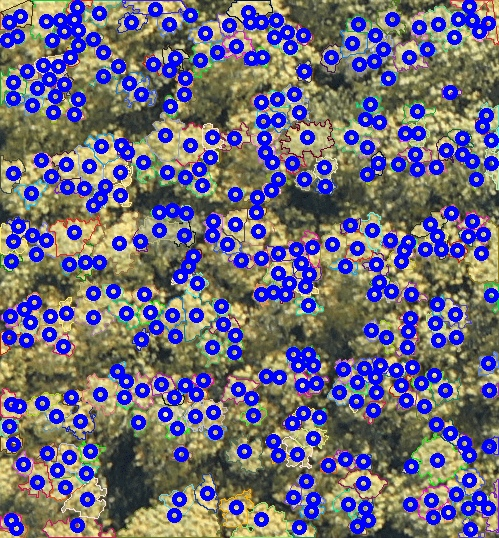
#> input picture gallery/using_watershed_wih_reduce_footprint_size.jpg, 499 x 538 px
$ python -i watershed.py   (imports and definitions only)   (older library calls are emulated)
#> lines starting #> are read from the running program, lines starting #| are printed output that depends on the picture; after the words box and inside, x2 and y2 are one past the last pixel; in counts of white or black regions, pixels touching at a corner belong together
#> further down, picture is the input picture: shape (538, 499, 3); mean B, G, R 125.4, 105.8, 109.9
import numpy as np
from skimage.segmentation import watershed
from skimage.feature import peak_local_max
from skimage import morphology
from scipy import ndimage
from skimage.filters import rank
import cv2
from skimage.morphology import rectangle
from skimage.measure import find_contours


def count_trees_on_image(image, min_area=100, d=8, sigmaColor=40, sigmaSpace=40, footprintSize=(43, 43)):
    """Find crowns of trees with help algorithm watershed

    :param image: numpy array
        image on which need search crowns of trees
    :param min_area: int
        min area of crown
        crown not recognized as a tree if its crown is less then this value
    :param d: int
        value of parameter d for bilateralFilter
    :param sigmaColor: int
        value of parameter sigmaColor for bilateralFilter
    :param sigmaSpace: int
        value of parameter sigmaSpace for bilateralFilter
    :param footprintSize: tuple of int
        size of space on which need to search local maximum
    :return:
        count detected crowns of trees and shapes of crowns as list of numpy arrays
    """
#> called with min_area = 100, d = 8, sigmaColor = 40, sigmaSpace = 40, footprintSize = (43, 43)
    image = image.copy()

    filtering_image = cv2.bilateralFilter(image, d, sigmaColor, sigmaSpace)

    if filtering_image.ndim == 3:
        nir_image = filtering_image[:, :, 0]
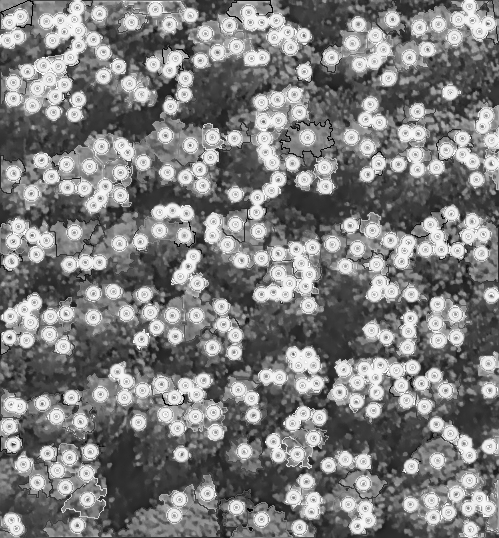
#> nir_image: shape (538, 499); min 0, max 255, mean 125.5
    else:
        raise Exception("One dimension image")

    selem = rectangle(100, 100)
    local_otsu = rank.otsu(nir_image, selem)
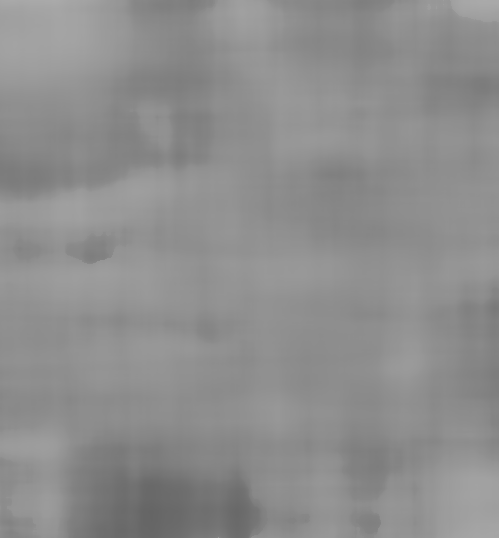
#> local_otsu: shape (538, 499); min 101, max 170, mean 141.6
    binary_image = nir_image > local_otsu
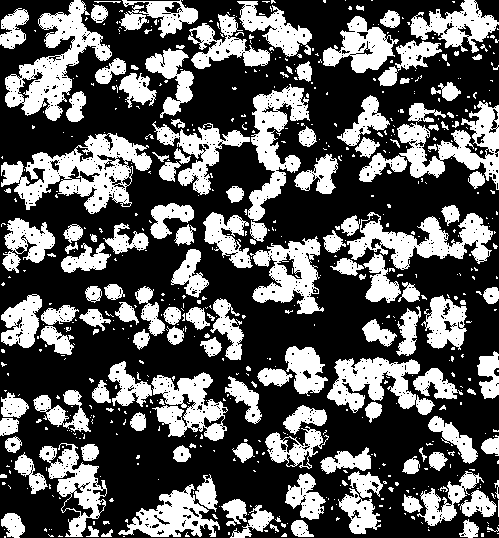
#> binary_image: shape (538, 499) bool; 36.1% white; 639 white regions (486 under 20 px), largest, box (x1, y1, x2, y2) and area: (1, 133, 152, 214) 5414, (5, 0, 112, 121) 4579, (347, 212, 493, 270) 3628

    distance = ndimage.distance_transform_edt(binary_image)
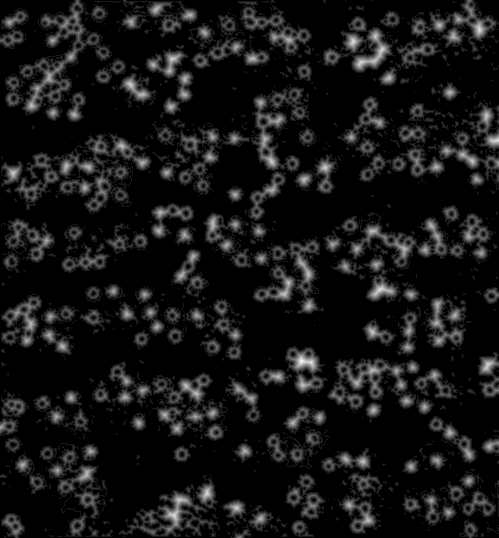
#> distance: shape (538, 499) float64; min 0, max 10.2, mean 0.855; drawn with min black and max white
    local_maxi = peak_local_max(distance, indices=False, footprint=np.ones(footprintSize), labels=binary_image)
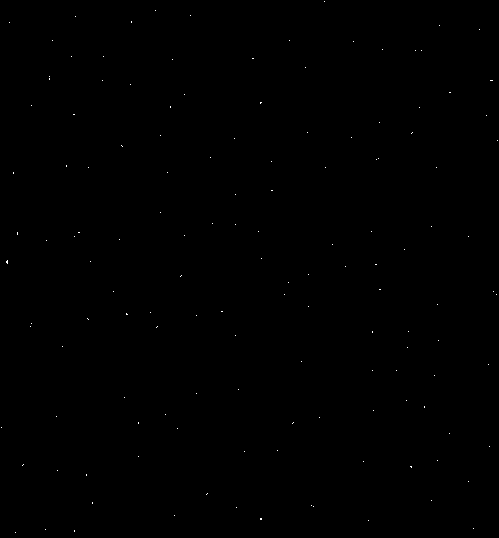
#> local_maxi: shape (538, 499) bool; 0.07% white in thin lines or dots
    markers = morphology.label(local_maxi)
#> markers: shape (538, 499) int32; 140 distinct labels, from 0 to 139
    markers[~binary_image.astype(bool)] = -1
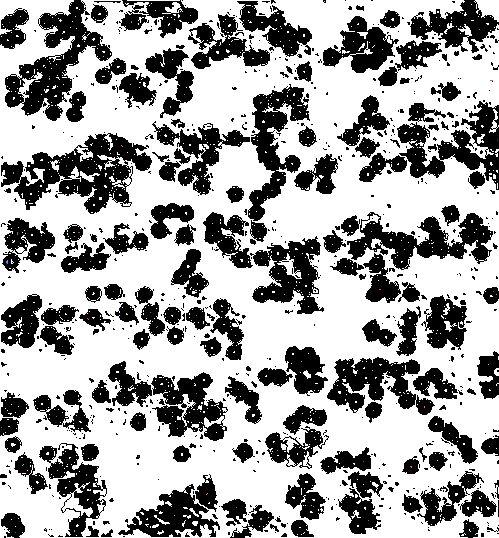
#> markers: shape (538, 499) int32; 141 distinct labels, from -1 to 139; one colour per label, 0 black, -1 white

    shapes_trees = list()
    labels_ws = watershed(-distance, markers, mask=binary_image)
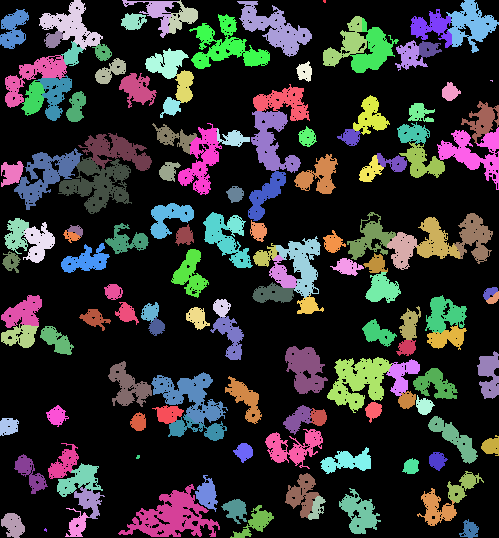
#> labels_ws: shape (538, 499) int32; 140 distinct labels, from 0 to 139; one colour per label, 0 black

    for i in range(np.max(labels_ws) - 1, -1, -1):
        local_shapes = find_contours(labels_ws, i)
        area_shapes = dict()
        for index, local_shape in enumerate(local_shapes):
            area_of_shape = calculate_area_of_label(local_shape[:, 1], local_shape[:, 0])
            if area_of_shape >= min_area:
                area_shapes[area_of_shape] = local_shape

        if len(area_shapes.keys()) > 0:
            max_area = max(area_shapes.keys())
            shapes_trees.append(area_shapes[max_area])

        labels_ws = np.where(labels_ws > i, 0, labels_ws)
#> this loop made 139 passes
#> local_shapes on passes 1 to 12: 4 point arrays, longest 118 points, 3 point arrays, longest 169 points, 1 point arrays, longest 15 points, 4 point arrays, longest 91 points, 7 point arrays, longest 289 points, 5 point arrays, longest 233 points, 15 point arrays, longest 621 points, 1 point arrays, longest 147 points, 2 point arrays, longest 114 points, 8 point arrays, longest 269 points, 3 point arrays, longest 187 points, 11 point arrays, longest 293 points
#> labels_ws: shape (538, 499) int32; every value is 0
#> after the loop, shapes_trees = 132 point arrays, longest 667 points

    return len(shapes_trees), shapes_trees


def calculate_area_of_label(x, y):
    """Find area of tree crown

    :param x: numpy 1D array
        x points of crown shape
    :param y: numpy 1D array
        y points of crown shape
    :return: float
        area of tree crown
    """
    return 0.5 * np.abs(np.dot(x, np.roll(y, 1)) - np.dot(y, np.roll(x, 1)))


def reduce_shape(shape, indent):
    """Reduce shape using received indent

    :param shape: numpy array
        shape for decrease
    :param indent: int
        intent for decrease a received shape
    :return: numpy array
        new shape
    """

    x_centre = np.mean(shape[:, 1], axis=0)
    y_centre = np.mean(shape[:, 0], axis=0)

    new_shape = np.zeros(shape.shape, dtype=np.int32)

    for i in range(shape.shape[0]):
        point = shape[i, :]
        x_point = point[1]
        if x_point < x_centre:
            x_point = x_point + indent
        else:
            x_point = x_point - indent

        y_point = point[0]
        if y_point < y_centre:
            y_point = y_point + indent
        else:
            y_point = y_point - indent

        new_shape[i, :] = np.array([y_point, x_point])

    return new_shape

>>> import cv2
>>> picture = cv2.imread('gallery/using_watershed_wih_reduce_footprint_size.jpg')
>>> result = count_trees_on_image(picture)

$ run again, on gallery/using_watershed_with_default_params.jpg
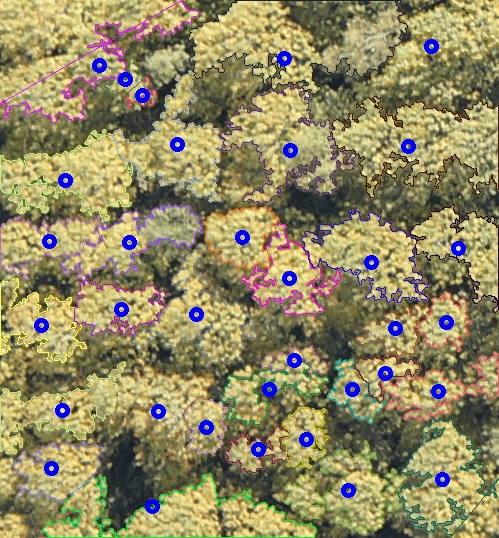
#> input picture gallery/using_watershed_with_default_params.jpg, 499 x 538 px
#> picture is the input picture: shape (538, 499, 3); mean B, G, R 99.5, 138.1, 146.1
#> in count_trees_on_image, `binary_image = nir_image > local_otsu`:
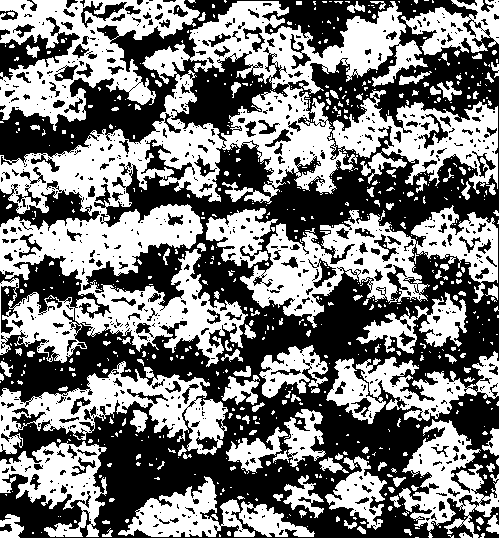
#> binary_image: shape (538, 499) bool; 48.5% white; 719 white regions (584 under 20 px), largest, box (x1, y1, x2, y2) and area: (0, 1, 498, 367) 53718, (240, 205, 498, 328) 12075, (0, 0, 200, 131) 11280
#> local_maxi: shape (538, 499) bool; 0.05% white in thin lines or dots
#> in count_trees_on_image, `labels_ws = watershed(-distance, markers, mask=binary_image)`:
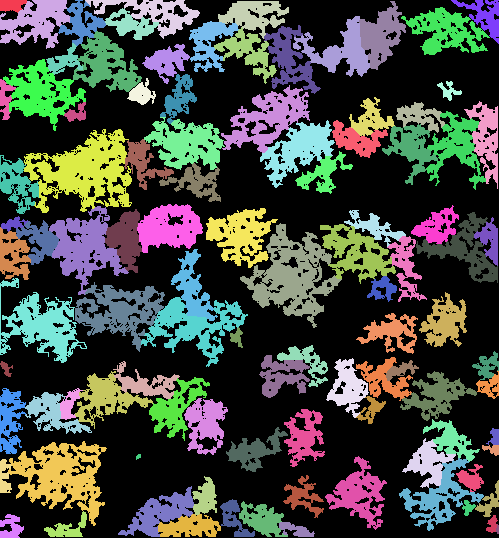
#> labels_ws: shape (538, 499) int32; 101 distinct labels, from 0 to 100; one colour per label, 0 black
#> the loop in count_trees_on_image, `for i in range(np.max(labels_ws) - 1, -1, -1):` made 100 passes
#> local_shapes on passes 1 to 8: 2 point arrays, longest 92 points, 2 point arrays, longest 203 points, 1 point arrays, longest 141 points, 1 point arrays, longest 16 points, 1 point arrays, longest 71 points, 5 point arrays, longest 289 points, 5 point arrays, longest 270 points, 7 point arrays, longest 423 points
#> after the loop in count_trees_on_image, `for i in range(np.max(labels_ws) - 1, -1, -1):`: shapes_trees = 95 point arrays, longest 1352 points

$ run again, on gallery/using_watershed_with_increase_footprint_size.jpg
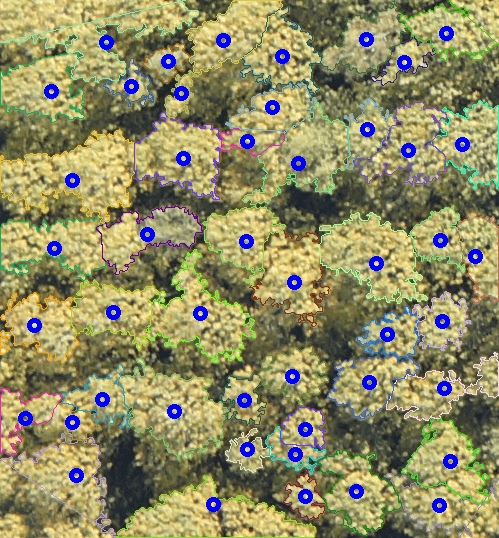
#> input picture gallery/using_watershed_with_increase_footprint_size.jpg, 499 x 538 px
#> picture is the input picture: shape (538, 499, 3); mean B, G, R 101, 140.8, 144.5
#> in count_trees_on_image, `binary_image = nir_image > local_otsu`:
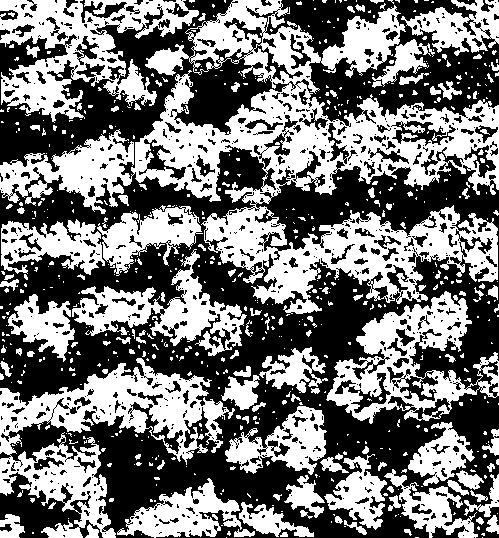
#> binary_image: shape (538, 499) bool; 46.8% white; 657 white regions (531 under 20 px), largest, box (x1, y1, x2, y2) and area: (0, 0, 499, 314) 47658, (0, 358, 235, 538) 14290, (0, 0, 199, 123) 10307
#> local_maxi: shape (538, 499) bool; 0.05% white in thin lines or dots
#> in count_trees_on_image, `labels_ws = watershed(-distance, markers, mask=binary_image)`:
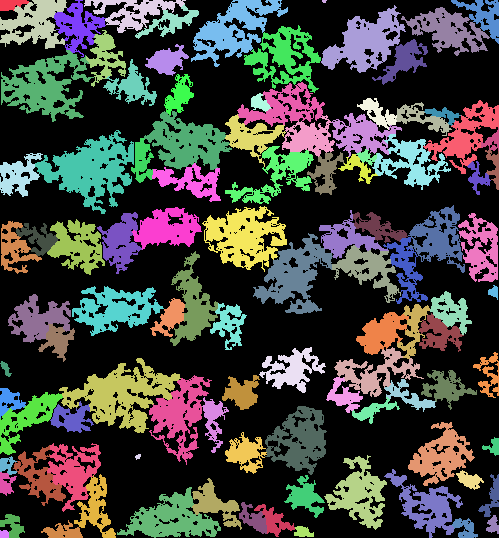
#> labels_ws: shape (538, 499) int32; 104 distinct labels, from 0 to 103; one colour per label, 0 black
#> the loop in count_trees_on_image, `for i in range(np.max(labels_ws) - 1, -1, -1):` made 103 passes
#> local_shapes on passes 1 to 8: 5 point arrays, longest 119 points, 2 point arrays, longest 151 points, 2 point arrays, longest 84 points, 1 point arrays, longest 19 points, 1 point arrays, longest 73 points, 1 point arrays, longest 71 points, 2 point arrays, longest 170 points, 2 point arrays, longest 203 points
#> after the loop in count_trees_on_image, `for i in range(np.max(labels_ws) - 1, -1, -1):`: shapes_trees = 97 point arrays, longest 969 points
